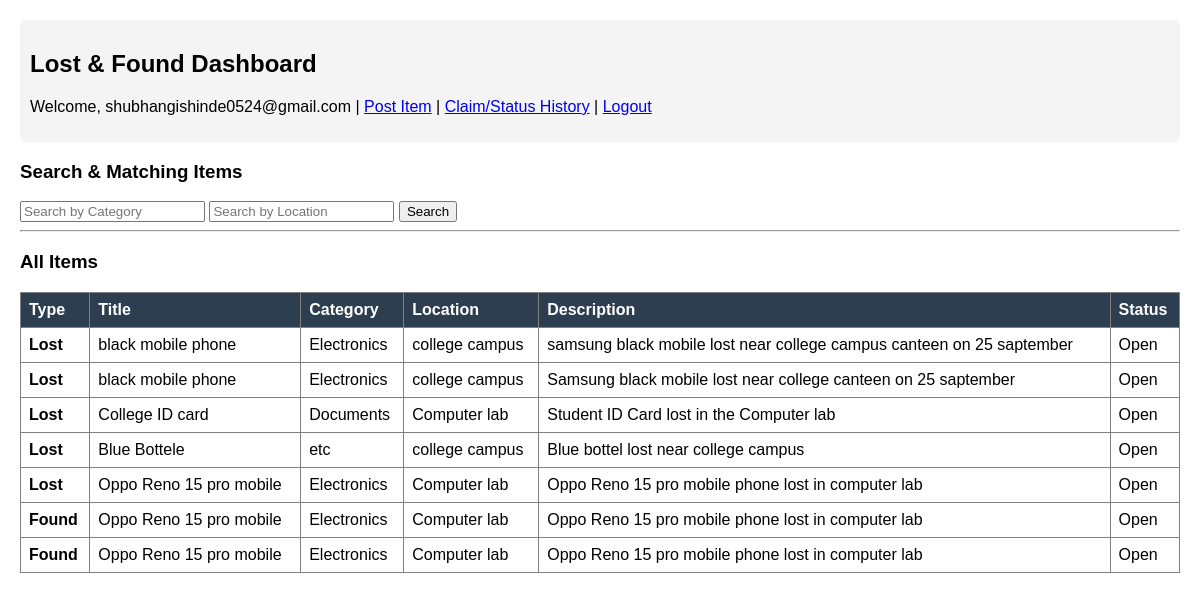
/ (signed in), run on the app's committed database.
### tables this page shows
CREATE TABLE items (
            id INTEGER PRIMARY KEY AUTOINCREMENT,
            user_id INTEGER,
            title TEXT NOT NULL,
            type TEXT NOT NULL, -- 'Lost' or 'Found'
            category TEXT NOT NULL,
            location TEXT NOT NULL,
            description TEXT,
            status TEXT DEFAULT 'Open', -- 'Open', 'Claimed', 'Resolved'
            FOREIGN KEY(user_id) REFERENCES users(id)
        );

### app.py (the view)
@app.route('/')
def home():
    if 'user_id' not in session:
        return redirect(url_for('login'))
    conn = sqlite3.connect(DATABASE)
    cursor = conn.cursor()
    category = request.args.get('category', '')
    location = request.args.get('location', '')
    query = "SELECT * FROM items WHERE 1=1"
    params = []
    if category:
        query += " AND category LIKE ?"
        params.append(f"%{category}%")
    if location:
        query += " AND location LIKE ?"
        params.append(f"%{location}%")
    cursor.execute(query, params)
    items = cursor.fetchall()
    conn.close()
    return render_template('index.html', items=items, category=category, location=location)

### templates/index.html (shortened to what this page needs)
<!DOCTYPE html>
<html>
<head>
    <link rel="stylesheet" href="{{ url_for('static', filename='style.css') }}">
</head>
<body>
    <div class="header">
        <h2>Lost & Found Dashboard</h2>
        <p>Welcome, {{ session['username'] }} |
            <a href="{{ url_for('post_item') }}">Post Item</a> |
            <a href="{{ url_for('history') }}">Claim/Status History</a> |
            <a href="{{ url_for('logout') }}">Logout</a>
        </p>
    </div>
    <h3>Search & Matching Items</h3>
    <form method="GET" action="/">
        <input type="text" name="category" placeholder="Search by Category" value="{{ category }}">
        <input type="text" name="location" placeholder="Search by Location" value="{{ location }}">
        <button type="submit">Search</button>
    </form>
    <hr>
    <h3>All Items</h3>
    <table border="1" width="100%">
        <tr>
            <th>Type</th>
            <th>Title</th>
            <th>Category</th>
            <th>Location</th>
            <th>Description</th>
            <th>Status</th>
        </tr>
        {% for item in items %}
        <tr>
            <td><b>{{ item[3] }}</b></td>
            <td>{{ item[2] }}</td>
            <td>{{ item[4] }}</td>
            <td>{{ item[5] }}</td>
            <td>{{ item[6] }}</td>
            <td>{{ item[7] }}</td>
        </tr>
        {% endfor %}
    </table>
</body>
</html>

### static/style.css (style rules this page uses)
body { font-family: Arial, sans-serif; margin: 20px; }
.header { background-color: #f4f4f4; padding: 10px; border-radius: 5px; }
table { border-collapse: collapse; margin-top: 15px; }
th, td { padding: 8px; text-align: left; }
th { background-color: #2c3e50; color: white; }

### data on the page
items: type "Lost", title "black mobile phone", category "Electronics", location "college campus", description "samsung black mobile lost near college campus canteen on 25 saptember", status "Open"
items: type "Lost", title "black mobile phone", category "Electronics", location "college campus", description "Samsung black mobile lost near college canteen on 25 saptember", status "Open"
items: type "Lost", title "College ID card", category "Documents", location "Computer lab", description "Student ID Card lost in the Computer lab", status "Open"
items: type "Lost", title "Blue Bottele", category "etc", location "college campus", description "Blue bottel lost near college campus", status "Open"
items: type "Lost", title "Oppo Reno 15 pro mobile", category "Electronics", location "Computer lab", description "Oppo Reno 15 pro mobile phone lost in computer lab", status "Open"
items: type "Found", title "Oppo Reno 15 pro mobile", category "Electronics", location "Computer lab", description "Oppo Reno 15 pro mobile phone lost in computer lab", status "Open"
items: type "Found", title "Oppo Reno 15 pro mobile", category "Electronics", location "Computer lab", description "Oppo Reno 15 pro mobile phone lost in computer lab", status "Open"

### other printed values
{{ session['username'] }} "shubhangishinde0524@gmail.com"
